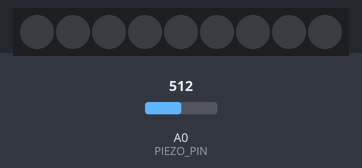
A sketch run on a simulated Arduino Uno, built with avr-gcc and run on an emulated ATmega328P. Shown: 9 RGB LEDs in strip order, left to right. The test bench sets the inputs (shaded band); at power-on: A0 (PIEZO_PIN) = 512. Dim RGB values are drawn brighter than linear.

Above: at 1.2 s.
1.3 s: A0 (PIEZO_PIN) set to 811
2.8 s: A0 (PIEZO_PIN) set to 833
At 3.6 s:
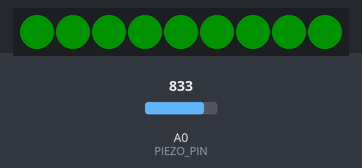
5.8 s: A0 (PIEZO_PIN) set to 716
7.3 s: A0 (PIEZO_PIN) set to 900
Timing chart, 0 to 10.3 s (numbered marks = the images above; inputs shaded):
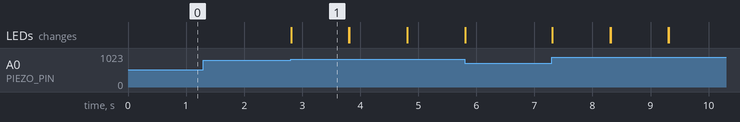

The sketch:

test__vibration_trigger_leds.ino
```cpp
//LEDS
#include <Adafruit_NeoPixel.h>

#define PIN 7 // Which pin on the Arduino is connected to the NeoPixels?
#define NUMPIXELS 9
Adafruit_NeoPixel pixels(NUMPIXELS, PIN, NEO_GRB + NEO_KHZ800);
int ledBrightness = 30; //0 - 255
float vibrationThreshold = 4;

//PIEZO
const int PIEZO_PIN = A0; // Piezo output

//TIMING
int period = 1000;
unsigned long time_now = 0;
boolean isBounced = false;

void setup() {
  Serial.begin(115200);
  pixels.begin(); // INITIALIZE NeoPixel strip object (REQUIRED)
  pixels.setBrightness(ledBrightness);
  pixels.show(); // Set all pixel colors to 'off'
}

void loop() {
  //PIEZO
  int piezoADC = analogRead(PIEZO_PIN);
  float piezoV = piezoADC / 1023.0 * 5.0;

  /*
  if (piezoV > vibrationThreshold){
    Serial.println(piezoV); // Print the voltage.
  }
  */

  if (piezoV > vibrationThreshold && !isBounced) {
    isBounced = true; //register a bounce
    for (int i = 0; i < NUMPIXELS; i++) { // For each pixel...
      // pixels.Color() takes RGB values, from 0,0,0 up to 255,255,255
      pixels.setPixelColor(i, pixels.Color(0, 150, 0));
      pixels.show();   // Send the updated pixel colors to the hardware.
    }
  }

  if (millis() > time_now + period && isBounced) {
    time_now = millis();
    pixels.clear();
    pixels.show();
    isBounced = false;
  }

}
```

Measured:
- the behaviour switches between 818 and 819 on A0 (PIEZO_PIN) (found by bisection; images 0 and 1)
- after the input at 1.3 s, every drawn part: stays the same
- after the input at 2.8 s, the LEDs: change at once (image 1)
- what the display in image 1 shows lasts 1.0 s, from 2.8 s to 3.8 s
